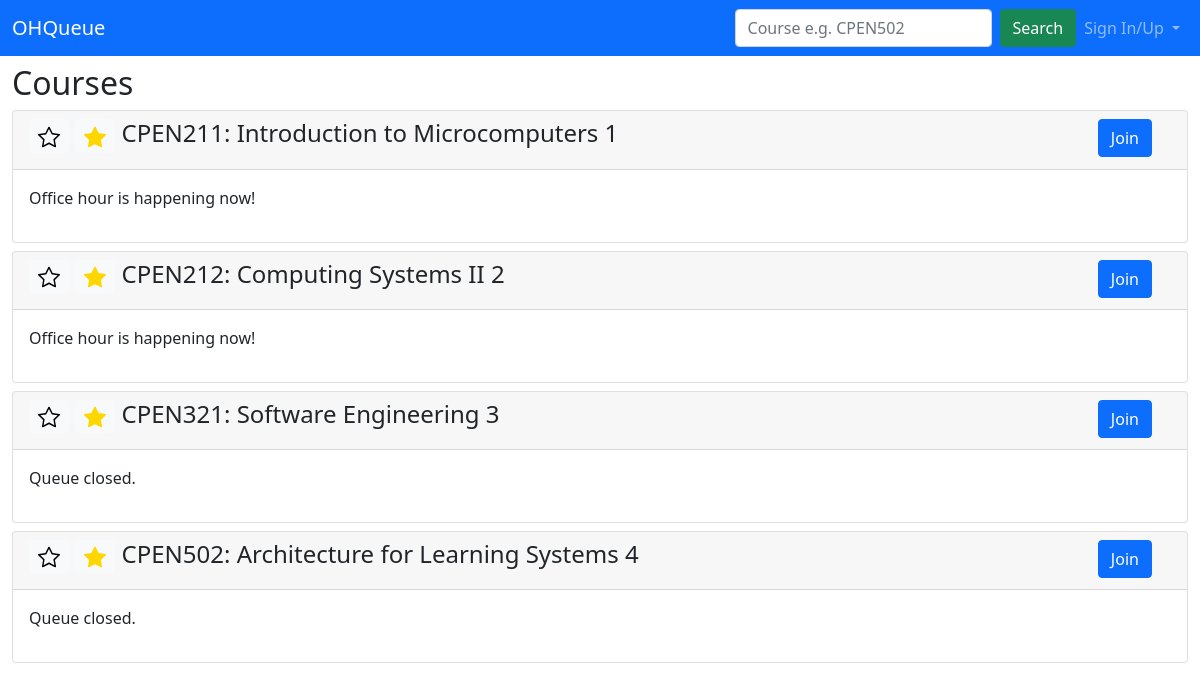
The page / on the database its author committed.
### ohq/models.py (models this page shows, shortened)
class Course(models.Model):
    code = models.CharField(max_length=10)
    subject = models.CharField(null=False,
        max_length=5,
        choices=SUBJECT_CODE,
        default=CPEN)
    number = models.IntegerField(default=0)
    session = models.CharField(max_length=5, default="")
    semester = models.CharField(null=False,
        max_length=2,
        choices=SEMESTER,
        default=W1)
    course_name = models.CharField(max_length=100, default="")
    status = models.BooleanField(default=False)

### ohq/views.py (the view)
class CourseListView(generic.ListView):
    model = Course
    template_name = "course_list.html"
    context_object_name = "course_list"

### ohq/templates/ohq/course_list.html (shortened to what this page needs)
<!DOCTYPE html>
<html lang="en">
<head>
    {% load static %}
    <link href="https://cdn.jsdelivr.net/npm/bootstrap@5.1.3/dist/css/bootstrap.min.css" rel="stylesheet">
</head>
<body>
  <nav class="navbar navbar-expand-lg navbar-dark bg-primary">
    <div class="container-fluid">
      <a class="navbar-brand" href="/">OHQueue</a>
      <div class="collapse navbar-collapse justify-content-end" id="navbarSupportedContent">
        <form class="d-flex" action="{% url 'ohq:search' %}" method="post">
          <input class="form-control me-2" type="search" placeholder="Course e.g. CPEN502" aria-label="Search">
          <button class="btn btn-success" type="submit">Search</button>
        </form>
        {% if user.is_authenticated %}
        <ul class="navbar-nav mb-2 mb-lg-0">
          <li class="nav-item dropdown">
            <a class="nav-link dropdown-toggle" href="#" id="navbarDropdown" role="button" data-bs-toggle="dropdown" aria-expanded="false">
              {{ user.username }}
            </a>
            <ul class="dropdown-menu dropdown-menu-end" aria-labelledby="navbarDropdown">
              <li><a class="dropdown-item text-center"" href="#">Manage Password</a></li>
              <li><a class="dropdown-item text-center"" href="{% url 'ohq:logout' %}">Sign Out</a></li>
            </ul>
          </li>
        </ul>
        {% else %}
        <ul class="navbar-nav mb-2 mb-lg-0">
          <li class="nav-item dropdown">
            <a class="nav-link dropdown-toggle" href="#" id="navbarDropdown" role="button" data-bs-toggle="dropdown" aria-expanded="false">
              Sign In/Up
            </a>
          </li>
        </ul>
        {% endif %}
      </div>
    </div>
  </nav>
    <div class="container-fluid mt-2">
        <h2>Courses</h2>
        <div class="card-columns-vertical">
            {% for course in course_list %}
                <div class="card mt-2">
                    <div class="card-header">
                      <div class="row justify-content-between">
                        <div class="col-11">
                          <h4>
                            <button type="button" class="btn btn-sm btn-light">
                            </button>
                            <button type="button" class="btn btn-sm btn-light">
                            </button>
                            {{ course.code }}: {{ course.course_name }} {{ course.id }}
                        </h4>
                        </div>
                        <div class="col-1">
                          <input type=button class="btn btn-primary" onClick="location.href='course/{{ course.id }}'"
                                  value='Join'>
                        </div>
                      </div>
                    </div>
                    <div class="card-body">
                        <p>
                            {% if course.status %}
                                Office hour is happening now!
                            {% else %}
                                Queue closed.
                            {% endif %}
                        </p>
                    </div>
                </div>
            {% endfor %}
        </div>
    </div>
</body>

### rows shown on the page
Course: code "CPEN211", course_name "Introduction to Microcomputers", id "1", status "Office hour is happening now!"
Course: code "CPEN212", course_name "Computing Systems II", id "2", status "Office hour is happening now!"
Course: code "CPEN321", course_name "Software Engineering", id "3", status "Queue closed."
Course: code "CPEN502", course_name "Architecture for Learning Systems", id "4", status "Queue closed."
